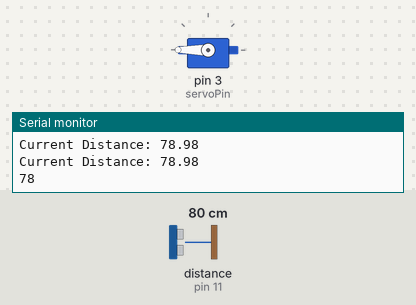
Bench run of a sketch on a simulated Arduino Uno, built with avr-gcc and run on an emulated ATmega328P. Parts: servo, the last lines printed to the serial monitor. Wiring (inferred from the names in the program): ultrasonic range finder: trigger pin 10; echo pin 11. The test bench sets the inputs (shaded band); at power-on: distance to the obstacle (sensor on pin 11) 80 cm. The echo pulse lasts 58.3 µs per cm.

Above: at 1.2 s.
1.3 s: distance to the obstacle (sensor on pin 11) set to 250 cm
4.3 s: distance to the obstacle (sensor on pin 11) set to 2 cm
At 6.3 s:
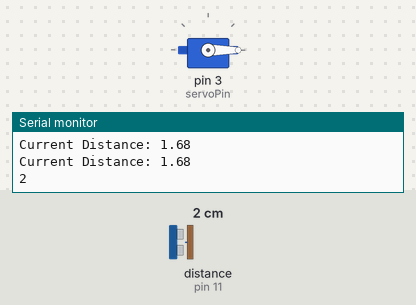
7.3 s: distance to the obstacle (sensor on pin 11) set to 60 cm
At 9.2 s:
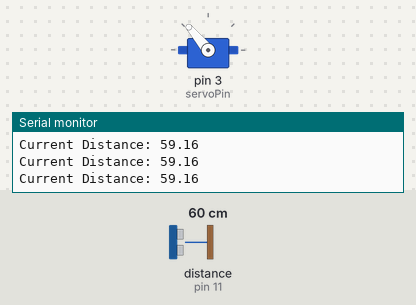
10.3 s: distance to the obstacle (sensor on pin 11) set to 4 cm
Timing chart, 0 to 14.3 s (numbered marks = the images above; inputs shaded):
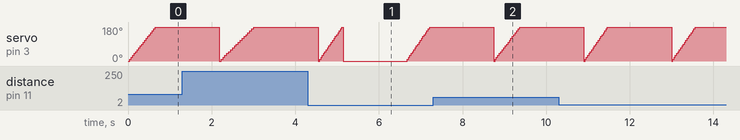

The sketch:

radar_scan.ino
```cpp
#include <Servo.h>
Servo servo;
const int servoPin = 3;
int curDegree = 0;
int largestDegree;

long dur;
float curDist;
int largestDist;

const int trigPin = 10;
const int echoPin = 11;

void setup() {
  servo.attach(servoPin);
  pinMode(trigPin, OUTPUT);
  pinMode(echoPin, INPUT);
  Serial.begin(115200);
}

// Scans current distance at current degree and notes the largest distance at
// its corresponding degree
void scan() {
  servo.write(curDegree);

  delay(30); // Accounting for physical constraints


  // Measuring distance between object and sensor
  digitalWrite(trigPin, LOW);
  delayMicroseconds(2);
  digitalWrite(trigPin, HIGH);
  delayMicroseconds(10);
  digitalWrite(trigPin, LOW);

  // Calculating current distance in cm/us
  dur = pulseIn(echoPin, HIGH, 30000); // 30000 -> Accounting for 1s delay when object is out of range
  curDist = dur * 0.034 / 2; // 0.034, speed of sound in cm/us

  Serial.print("Current Distance: ");
  Serial.println(curDist);

  // Noting the largest distance and its corresponding degree
  if(curDist > largestDist) {
    largestDist = curDist;
    largestDegree = curDegree;
  }
}

void loop() {

  // Constant sweep of surroundings & moving towards clearest (largest dist) path
  if(curDegree <= 180) { // 180 degree max for this servo
    scan();
    curDegree+=10;
  } else {
    servo.write(largestDegree);
    Serial.println(largestDist);

    delay(1500); // Shows current best path for 1.5s

    // Resets to check best path again
    curDegree = 0;
    largestDegree = 0;
    largestDist = 0;
  }
}
```

Measured:
- by itself, servo on pin 3 (servoPin): ramps from 0° to 180° and jumps back, once every 2.1 s
